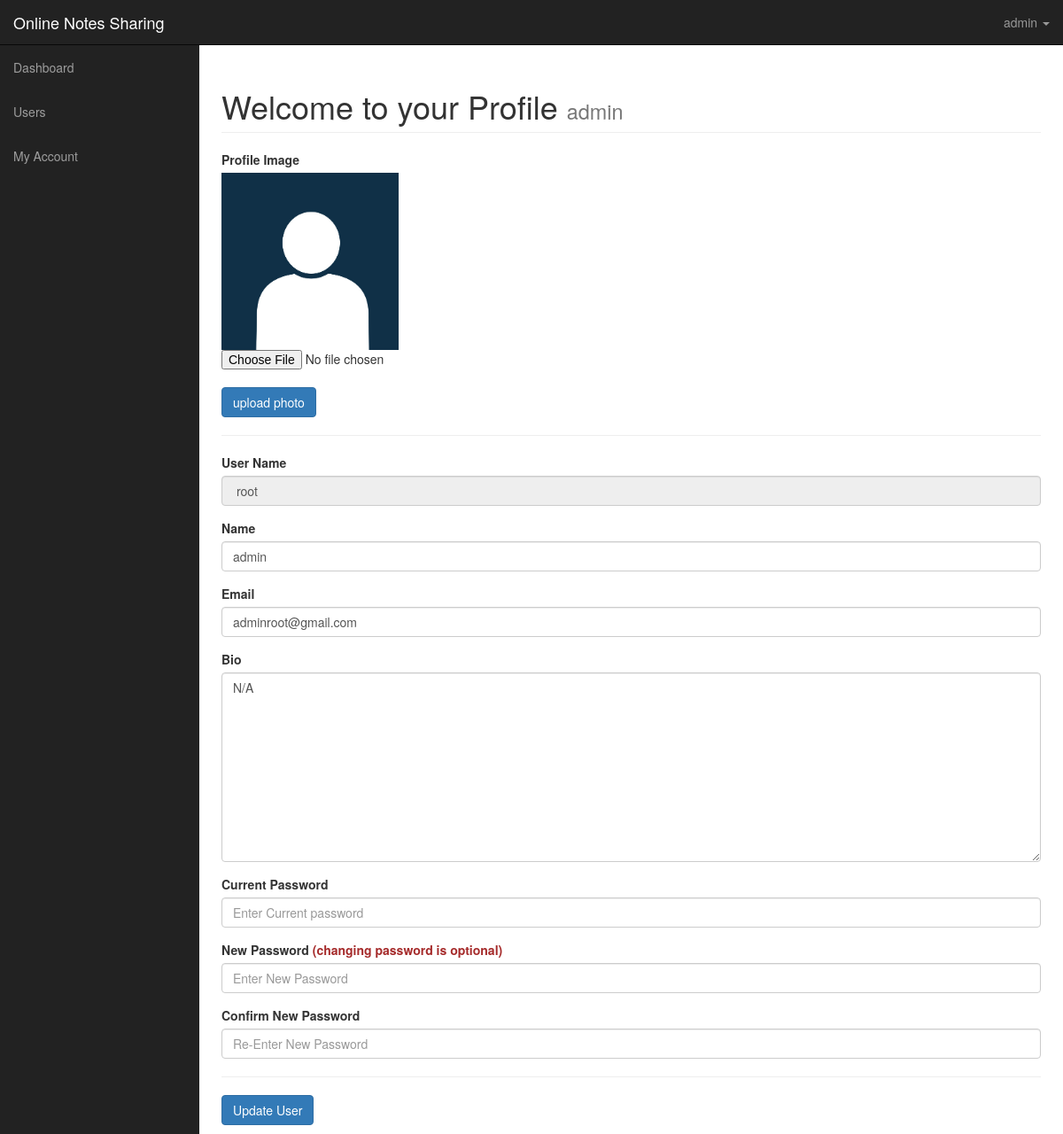
Page /dashboard/userprofile.php (signed in) on the committed database.
### tables this page shows
CREATE TABLE IF NOT EXISTS `users` (
  `id` int(11) NOT NULL AUTO_INCREMENT,
  `username` varchar(225) NOT NULL,
  `name` varchar(225) NOT NULL,
  `about` varchar(300) NOT NULL DEFAULT 'N/A',
  `role` varchar(225) NOT NULL,
  `email` varchar(225) NOT NULL,
  `token` varchar(225) NOT NULL,
  `gender` varchar(225) NOT NULL,
  `password` varchar(225) NOT NULL,
  `course` varchar(225) NOT NULL,
  `image` varchar(225) NOT NULL DEFAULT 'profile.jpg',
  `joindate` varchar(225) NOT NULL,
  PRIMARY KEY (`id`)
);

### dashboard/userprofile.php (the view, shortened to what this page needs)
<?php
include ('includes/adminheader.php');
?>
<?php
if (isset($_SESSION['username'])) {
	$username = $_SESSION['username'];
	$query = "SELECT * FROM users WHERE username = '$username'" ;
	$result= mysqli_query($conn , $query) or die (mysqli_error($conn));
	if (mysqli_num_rows($result) > 0 ) {
		$row = mysqli_fetch_array($result);
		$userid = $row['id'];
		$useremail = $row['email'];
		$name = $row['name'];
		$profilepic = $row['image'];
		$bio = $row['about'];
	}
if (isset($_POST['uploadphoto'])) {
$image = $_FILES['image']['name'];
    $ext = $_FILES['image']['type'];
    $validExt = array ("image/gif",  "image/jpeg",  "image/pjpeg", "image/png");
    if (empty($image)) {
    	$picture = $profilepic;
    }
    else if ($_FILES['image']['size'] <= 0 || $_FILES['image']['size'] > 1024000 )
    {
echo "<script>alert('Image size is not proper');
 window.location.href='userprofile.php';</script>";
 }
    else if (!in_array($ext, $validExt)){
        echo "<script>alert('Not a valid image');
        window.location.href='userprofile.php';</script>";
    }
    else {
        $folder  = 'profilepics/';
        $imgext = strtolower(pathinfo($image, PATHINFO_EXTENSION) );
        $picture = rand(1000 , 1000000) .'.'.$imgext;
        if (move_uploaded_file($_FILES['image']['tmp_name'], $folder.$picture)) {
        $queryupdate = "UPDATE users SET image = '$picture' WHERE id= '$userid' " ;
        $result = mysqli_query($conn , $queryupdate) or die(mysqli_error($conn));
        if (mysqli_affected_rows($conn) > 0) {
        	echo "<script>alert('Profile Photo uploaded successfully');
        	window.location.href= 'userprofile.php';</script>";
        }
        else {
        	echo "<script>alert('Error! ..try again');</script>";
}
}
else {
	echo "<script>alert('Error occured while uploading! ..try again');</script>";
}
}
}
else  {
	$picture = $row['image'];
}
	?>
	<?php
}
?>
<div id="wrapper">
       <?php include 'includes/adminnav.php';?>
        <div id="page-wrapper">
            <div class="container-fluid">
                <div class="row">
                    <div class="col-lg-12">
                        <h1 class="page-header">
                            Welcome to your Profile
                            <small><?php echo $_SESSION['name']; ?></small>
                        </h1>
<form role="form" action="" method="POST" enctype="multipart/form-data">
<div class="form-group">
        <label for="post_image">Profile Image</label>
		<img class="img-responsive" width="200" src="profilepics/<?php echo $picture; ?>" alt="Photo">
		<input type="file" name="image">
		<br>
		<button type="submit" name="uploadphoto" class="btn btn-primary" value="upload photo">upload photo</button>
    </div>
    </form>
    <form role="form" action="" method="POST" enctype="multipart/form-data">
    <hr>
<div class="form-group">
		<label for="user_title">User Name</label>
		<input type="text" name="username" class="form-control" value=" <?php echo $username; ?>" readonly>
	</div>
	<div class="form-group">
		<label for="user_author">Name</label>
		<input type="text" name="name" class="form-control"  value="<?php echo $name; ?>" required>
	</div>
	<div class="form-group">
		<label for="user_tag">Email</label>
		<input type="email" name="email" class="form-control"  value="<?php echo $useremail; ?>" required>
	</div>
	<div class="form-group">
		<label for="post_content">Bio</label>
		<textarea  class="form-control" name="bio" id="" cols="30" rows="10"><?php  echo $bio;  ?>
		</textarea>
	</div>
	<div class="form-group">
		<label for="usertag">Current Password</label>
		<input type="password" name="currentpassword" class="form-control" placeholder="Enter Current password" required>
	</div>
	<div class="form-group">
		<label for="usertag">New Password <font color='brown'> (changing password is optional)</font></label>
		<input type="password" name="newpassword" class="form-control" placeholder="Enter New Password">
	</div>
	<div class="form-group">
		<label for="usertag">Confirm New Password</label>
		<input type="password" name="confirmnewpassword" class="form-control" placeholder="Re-Enter New Password" >
	</div>
<hr>
<button type="submit" name="update" class="btn btn-primary" value="Update User">Update User</button>
                    </div>
                </div>
            </div>
    </div>
</body>
</html>

### dashboard/css/sb-admin.css (style rules this page uses)
body { margin-top: 100px; background-color: #222; }
@media (min-width:768px) { body { margin-top: 50px; } }
#wrapper { padding-left: 0; }
#page-wrapper { width: 100%; padding: 0; background-color: #fff; }
@media (min-width:768px) { #wrapper { padding-left: 225px; } }
@media (min-width:768px) { #page-wrapper { padding: 10px; } }

### rows in the picture
users: image (placeholder picture), name "admin", email "adminroot@gmail.com", bio "N/A"

### other values in the picture
$_SESSION['name'] "admin"
